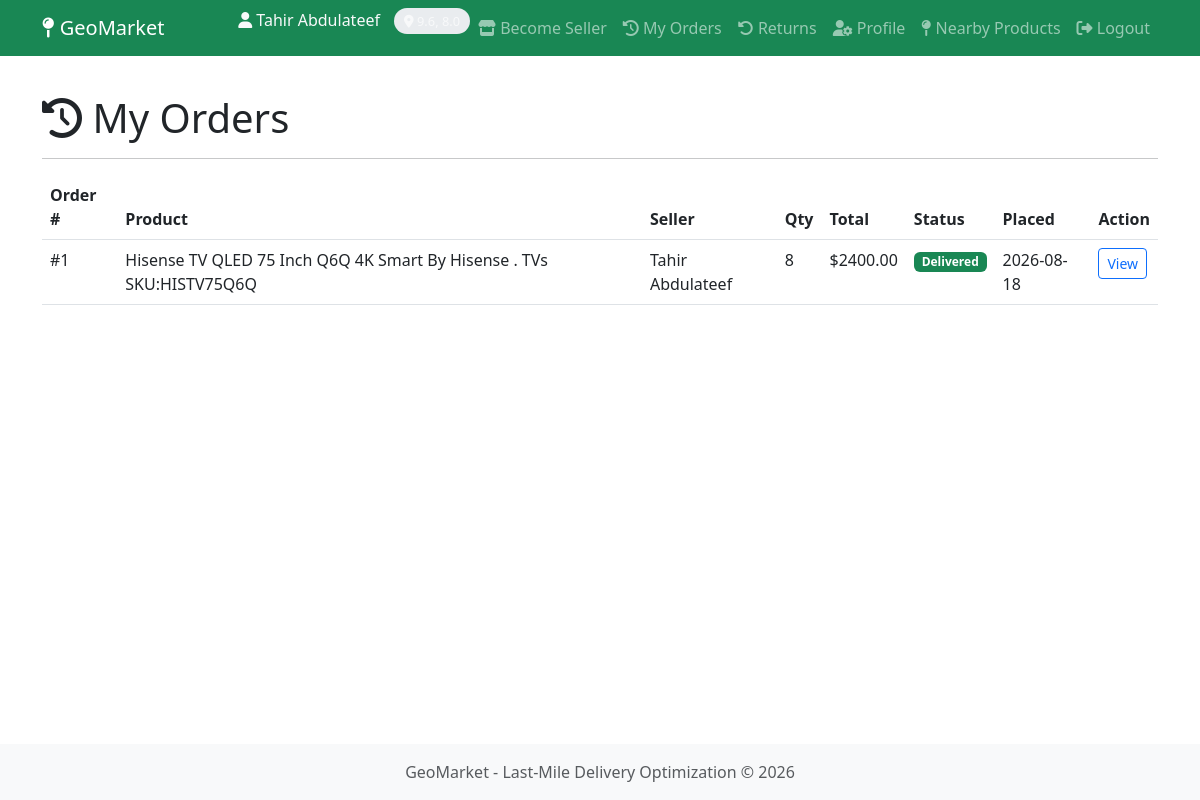
The app's page /orders/my-orders (signed in) with its own data.
### app/models.py (models this page shows, shortened)
class User(db.Model, UserMixin):
    __tablename__ = 'users'
    id = db.Column(db.Integer, primary_key=True)
    email = db.Column(db.String(120), unique=True, nullable=False, index=True)
    password_hash = db.Column(db.String(128), nullable=False)
    full_name = db.Column(db.String(100), nullable=False)
    role = db.Column(db.String(20), nullable=False, default='buyer')
    is_verified_seller = db.Column(db.Boolean, default=False)
    is_active = db.Column(db.Boolean, default=True)
    created_at = db.Column(db.DateTime, default=datetime.utcnow)
    last_login = db.Column(db.DateTime, nullable=True)
    location = db.relationship('Location', backref='user', uselist=False, cascade='all, delete-orphan')
    products = db.relationship('Product', backref='seller', lazy='dynamic')
    orders_as_buyer = db.relationship('Order', foreign_keys='Order.buyer_id', backref='buyer', lazy='dynamic')
    orders_as_seller = db.relationship('Order', foreign_keys='Order.seller_id', backref='seller', lazy='dynamic')
    seller_application = db.relationship('SellerApplication', backref='applicant', uselist=False, cascade='all, delete-orphan', foreign_keys='SellerApplication.user_id')
    def is_seller(self):
        return self.role == 'seller' and self.is_verified_seller

class Order(db.Model):
    __tablename__ = 'orders'
    id = db.Column(db.Integer, primary_key=True)
    buyer_id = db.Column(db.Integer, db.ForeignKey('users.id'), nullable=False)
    seller_id = db.Column(db.Integer, db.ForeignKey('users.id'), nullable=False)
    product_id = db.Column(db.Integer, db.ForeignKey('products.id'), nullable=False)
    quantity = db.Column(db.Integer, nullable=False, default=1)
    total_price = db.Column(db.Float, nullable=False)
    status = db.Column(db.String(20), nullable=False, default='pending')
    delivery_lat = db.Column(db.Float, nullable=False)
    delivery_lng = db.Column(db.Float, nullable=False)
    delivery_address = db.Column(db.String(255), nullable=True)
    placed_at = db.Column(db.DateTime, default=datetime.utcnow)
    updated_at = db.Column(db.DateTime, default=datetime.utcnow, onupdate=datetime.utcnow)
    product = db.relationship('Product', backref='orders')

class Product(db.Model):
    __tablename__ = 'products'
    id = db.Column(db.Integer, primary_key=True)
    seller_id = db.Column(db.Integer, db.ForeignKey('users.id'), nullable=False)
    name = db.Column(db.String(200), nullable=False)
    description = db.Column(db.Text, nullable=True)
    category = db.Column(db.String(50), nullable=False)
    price = db.Column(db.Float, nullable=False)
    stock_quantity = db.Column(db.Integer, nullable=False, default=0)
    image_url = db.Column(db.String(255), nullable=True)
    is_active = db.Column(db.Boolean, default=True)
    created_at = db.Column(db.DateTime, default=datetime.utcnow)
    updated_at = db.Column(db.DateTime, default=datetime.utcnow, onupdate=datetime.utcnow)

### app/routes/orders.py (the view)
@orders_bp.route('/my-orders')
@login_required
def buyer_history():
    orders = Order.query.filter_by(buyer_id=current_user.id).order_by(Order.placed_at.desc()).all()
    return render_template('orders/buyer_history.html', orders=orders)

### app/templates/orders/buyer_history.html (shortened to what this page needs)
{% extends "base.html" %}
{% block content %}
<div class="container py-4">
    <h1><i class="fas fa-history"></i> My Orders</h1>
    <hr>
    {% if orders %}
        <div class="table-responsive">
            <table class="table table-hover">
                <thead>
                    <tr>
                        <th>Order #</th>
                        <th>Product</th>
                        <th>Seller</th>
                        <th>Qty</th>
                        <th>Total</th>
                        <th>Status</th>
                        <th>Placed</th>
                        <th>Action</th>
                    </tr>
                </thead>
                <tbody>
                    {% for order in orders %}
                    <tr>
                        <td>#{{ order.id }}</td>
                        <td>{{ order.product.name }}</td>
                        <td>{{ order.seller.full_name }}</td>
                        <td>{{ order.quantity }}</td>
                        <td>${{ "%.2f"|format(order.total_price) }}</td>
                        <td>
                            <span class="badge bg-{{
                                'warning' if order.status == 'pending' else
                                'info' if order.status == 'confirmed' else
                                'primary' if order.status == 'shipped' else
                                'success' if order.status == 'delivered' else
                                'danger'
                            }}">
                                {{ order.status.capitalize() }}
                            </span>
                        </td>
                        <td>{{ order.placed_at.strftime('%Y-%m-%d') }}</td>
                        <td>
                            <a href="{{ url_for('orders.view_order', order_id=order.id) }}"
                               class="btn btn-sm btn-outline-primary">
                                View
                            </a>
                        </td>
                    </tr>
                    {% endfor %}
                </tbody>
            </table>
        </div>
    {% endif %}
</div>
{% endblock %}

### app/templates/base.html (shortened to what this page needs)
<!DOCTYPE html>
<html lang="en">
<head>
    <link href="https://cdn.jsdelivr.net/npm/bootstrap@5.3.0/dist/css/bootstrap.min.css" rel="stylesheet">
    <link rel="stylesheet" href="https://cdnjs.cloudflare.com/ajax/libs/font-awesome/6.4.0/css/all.min.css">
</head>
<body>
    <nav class="navbar navbar-expand-lg navbar-dark bg-success fixed-top">
        <div class="container">
            <a class="navbar-brand" href="{{ url_for('main.index') }}">
                <i class="fas fa-map-pin"></i> GeoMarket
            </a>
            <div class="collapse navbar-collapse" id="navbarNav">
                <ul class="navbar-nav ms-auto">
                    {% if current_user.is_authenticated %}
                        <li class="nav-item">
                            <span class="navbar-text text-light">
                                <i class="fas fa-user"></i> {{ current_user.full_name }}
                                {% if current_user.location %}
                                    <span class="location-badge">
                                        <i class="fas fa-map-marker-alt"></i>
                                    </span>
                                {% endif %}
                            </span>
                        </li>
                        <li class="nav-item">
                            <a class="nav-link" href="{{ url_for('auth.apply_seller') }}">
                                <i class="fas fa-store"></i> Become Seller
                            </a>
                        </li>
                        {% if current_user.is_authenticated and not current_user.is_seller() %}
                            <li class="nav-item">
                                <a class="nav-link" href="{{ url_for('orders.buyer_history') }}">
                                    <i class="fas fa-history"></i> My Orders
                                </a>
                            </li>
                            <li class="nav-item">
                                <a class="nav-link" href="{{ url_for('returns.seller_returns') }}">
                                    <i class="fas fa-undo-alt"></i> Returns
                                </a>
                            </li>
                        {% endif %}
                        <li class="nav-item">
                            <a class="nav-link" href="{{ url_for('auth.profile') }}">
                                <i class="fas fa-user-cog"></i> Profile
                            </a>
                        </li>
                        <li class="nav-item">
                            <a class="nav-link" href="{{ url_for('main.index') }}">
                                <i class="fas fa-map-pin"></i> Nearby Products
                            </a>
                        </li>
                        <li class="nav-item">
                            <a class="nav-link" href="{{ url_for('auth.logout') }}">
                                <i class="fas fa-sign-out-alt"></i> Logout
                            </a>
                        </li>
                    {% endif %}
                </ul>
            </div>
        </div>
    </nav>
    <main>
        {% block content %}{% endblock %}
    </main>
    <footer class="footer mt-auto py-3 bg-light" style="position: fixed; bottom: 0; width: 100%; z-index: 1000;">
    <div class="container text-center">
        <span class="text-muted">GeoMarket - Last-Mile Delivery Optimization &copy; 2026</span>
    </div>
    </footer>
</body>
</html>

### app/templates/base.html (style rules this page uses)
body { padding-top: 70px; padding-bottom: 70px; }
.location-badge { font-size: 0.8rem; background: #e9ecef; padding: 4px 10px; border-radius: 20px; margin-left: 10px; }
:root { --primary-color: #2e7d32; --secondary-color: #4caf50; }

### records on screen
User: full_name "Tahir Abdulateef"
Order: id "1", product.name "Hisense TV QLED 75 Inch Q6Q 4K Smart By Hisense . TVs SKU:HISTV75Q6Q", seller.full_name "Tahir Abdulateef", quantity "8", total_price "2400.00", status "Delivered", placed_at "2026-08-18"
